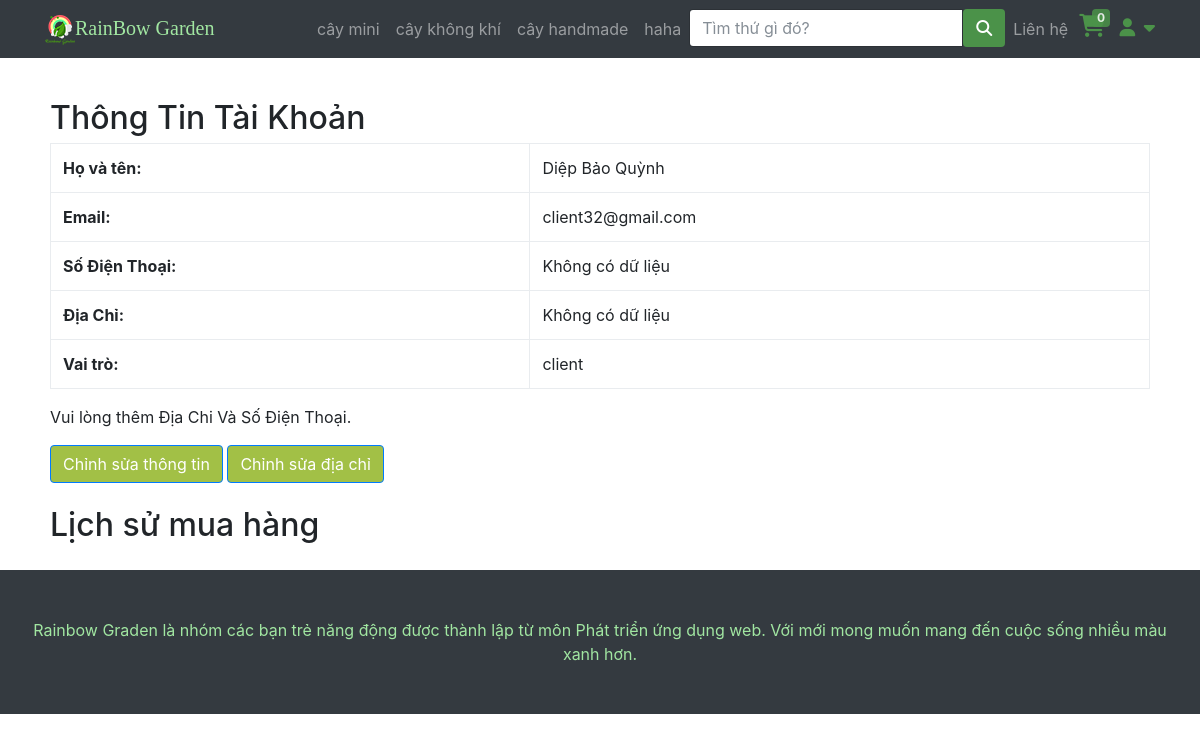
/profile.php (signed in), run on the app's committed database.
### tables this page shows
CREATE TABLE IF NOT EXISTS `category` (
  `id` int NOT NULL AUTO_INCREMENT,
  `name` varchar(200) DEFAULT NULL,
  `image` varchar(200) NOT NULL,
  PRIMARY KEY (`id`)
);

CREATE TABLE IF NOT EXISTS `account` (
  `id` int NOT NULL AUTO_INCREMENT,
  `role` varchar(20) NOT NULL DEFAULT 'client',
  `username` varchar(100) DEFAULT NULL,
  `passwords` varchar(100) DEFAULT NULL,
  `fullname` varchar(200) DEFAULT NULL,
  `createdate` datetime DEFAULT NULL,
  `lastmodified` datetime DEFAULT NULL,
  PRIMARY KEY (`id`)
);

### php/connectDB.php (called while the page is built, shortened)
<?php
class DataAccessHelper
{
	static $connection;
	public function connect()
	{
		self::$connection = new mysqli(DB_HOST, DB_USER, DB_PASSWORD, DB_NAME, DB_PORT);
		self::$connection->set_charset(DB_CHARSET);
	}
	public function executeQuery($sql)
	{
		return self::$connection->query($sql);
	}
}

### Cart.php (called while the page is built, shortened)
<?php
$count_cart = 0;

### php/model_account_info.php (called while the page is built, shortened)
<?php
class Account_info extends DataAccessHelper
{
    static function getAccountInfoActive($id)
    {
        $sql = self::$connection->prepare("SELECT * FROM account_info WHERE id_user = ? AND active = 1");
        $sql->bind_param("i", $id);
        $sql->execute();
        $result = $sql->get_result();
        $info = $result->fetch_assoc();
        return $info;
    }
}

### profile.php (the view, shortened to what this page needs)
<?php
include 'header.php';
$id = $_SESSION['account'];
$sql = "SELECT * FROM account WHERE id = '$id'";
$result = $db->executeQuery($sql);
$user = mysqli_fetch_assoc($result);
$user_info = Account_info::getAccountInfoActive($id_user);
?>
<div class="container" style="padding: 20px;">
    <h2 class="mt-4">Thông Tin Tài Khoản</h2>
    <?php if ($user && $user_info): ?>
        <table class="table table-bordered">
            <tr>
                <th>Họ và tên:</th>
                <td><?php echo htmlspecialchars($user['fullname']); ?></td>
            </tr>
            <tr>
                <th>Email:</th>
                <td><?php echo htmlspecialchars($user['username']); ?></td>
            </tr>
            <tr>
                <th>Số Điện Thoại:</th>
                <td><?php echo $user_info['phone'] ?></td>
            </tr>
            <tr>
                <th>Địa Chỉ:</th>
                <td><?php echo $user_info['address'] ?></td>
            </tr>
            <tr>
                <th>Vai trò:</th>
                <td><?php echo htmlspecialchars($user['role']); ?></td>
            </tr>
        </table>
    <?php else: ?>
        <table class="table table-bordered">
            <tr>
                <th>Họ và tên:</th>
                <td><?php echo htmlspecialchars($user['fullname']); ?></td>
            </tr>
            <tr>
                <th>Email:</th>
                <td><?php echo htmlspecialchars($user['username']); ?></td>
            </tr>
            <tr>
                <th>Số Điện Thoại:</th>
                <td><?php echo isset($user_info['phone']) ? ($user_info['phone']) : 'Không có dữ liệu'; ?></td>
            </tr>
            <tr>
                <th>Địa Chỉ:</th>
                <td><?php echo isset($user_info['address']) ? ($user_info['address']) : 'Không có dữ liệu'; ?></td>
            </tr>
            <tr>
                <th>Vai trò:</th>
                <td><?php echo htmlspecialchars($user['role']); ?></td>
            </tr>
        </table>
        <p>Vui lòng thêm Địa Chi Và Số Điện Thoại.</p>
    <?php endif; ?>
    <a href="edit_profile.php" class="btn btn-primary">Chỉnh sửa thông tin</a>
    <a href="edit_address.php" class="btn btn-primary">Chỉnh sửa địa chỉ</a>
    <h2 class="mt-4">Lịch sử mua hàng</h2>
</div>
<?php
include 'footer.php';

### header.php (shortened to what this page needs)
<?php
include "php/connectDB.php";
include 'php/model_account_info.php';
$db = new DataAccessHelper;
$db->connect();
include('Cart.php');
?>
<!DOCTYPE html>
<html lang="en">
<head>
    <link href="vendor/bootstrap/css/bootstrap.min.css" rel="stylesheet">
    <link href="css/modern-business.css" rel="stylesheet">
    <link href="css/icon-fonts.min.css" rel="stylesheet">
    <link href="css/settings.css" rel="stylesheet">
    <link href="css/grid-and-effects.css" rel="stylesheet">
    <link href="css/custom.css" rel="stylesheet">
    <link href="css/styles.css" rel="stylesheet">
    <link rel="stylesheet" href="https://cdnjs.cloudflare.com/ajax/libs/font-awesome/6.7.1/css/all.min.css">
</head>
<body>
    <nav class="navbar fixed-top navbar-expand-lg navbar-dark bg-dark fixed-top">
        <div class="container">
            <a class="navbar-brand GreenBrand" href="index.php"><img src="img/logobn.png">RainBow Garden</a>
            <div class="collapse navbar-collapse" id="navbarResponsive">
                <ul class="navbar-nav ml-auto">
                    <?php
                    $query = $db->executeQuery("SELECT * FROM category");
                    $result = mysqli_fetch_all($query, MYSQLI_ASSOC);
                    ?>
                    <?php foreach ($result as $value) : ?>
                        <li class="nav-item">
                            <a class="nav-link" href="loaicay?category=<?php echo $value['id'] ?>"><?php echo $value['name'] ?></a>
                        </li>
                    <?php endforeach; ?>
                    <li>
                        <form class="input-with-submit header-search" method="GET">
                            <div class="input-group">
                                <input type="text" class="form-control" placeholder="Tìm thứ gì đó?" name="tukhoa">
                                <span class="input-group-button">
                                    <button class="btn btn-default" style="background-color: #4b9249" type="submit">
                                        <i class="fa fa-search"></i>
                                    </button>
                                </span>
                            </div>
                        </form>
                    </li>
                    <li class="nav-item dropdown">
                        <a class="nav-link" href="lienhe.php">
                            Liên hệ
                        </a>
                    </li>
                    <li style="width: 40px !important; height: 40px; padding-left: 3px;">
                        <span class="my-cart-icon">
                            <span class=" navRbcart">
                                <a href="myCart.php">
                                </a>
                            </span>
                            <span class="badge badge-notify my-cart-badge"><?php echo $count_cart ?></span>
                        </span>
                    </li>
                    <li class="dropdown navRbaccount">
                        <a class=" fn-bran-light" data-toggle="dropdown" href="#">
                            <i class="fa fa-user fa-fw"></i> <i class="fa fa-caret-down"></i>
                        </a>
                            <?php
                            if (isset($_SESSION['account'])) {
                                $id_user = $_SESSION['account']
                            ?>
                            <?php
                            } ?>
                    </li>
                </ul>
            </div>
        </div>
    </nav>

### css/modern-business.css (style rules this page uses)
body { padding-top: 54px; }
@media (min-width: 992px) { body { padding-top: 56px; } }

### css/grid-and-effects.css (style rules this page uses)
.container { margin-right: auto; margin-left: auto; padding-left: 15px; padding-right: 15px; }
@media (min-width: 768px) { .container, .row.ig_fullwidth { width: 750px; } }
@media (min-width: 992px) { .container, .row.ig_fullwidth { width: 970px; } }
@media (min-width: 1200px) { .container, .row.ig_fullwidth { width: 1170px; } }
.collapse { display: none; }
.clearfix:after, .container:after, .container-fluid:after, .row:after { clear: both; content: " "; display: table; }

### css/custom.css (style rules this page uses)
.GreenBrand { color: #a1e6a1 !important; font-family: 'Pacifico', cursive; }
.dropdown { position: relative; display: inline-block; }
.navRbcart { font-size: 23px !important; color: white; position: relative; }
.badge-notify { background:#4b9249; opacity: 0.85; position:relative; top: -40px; left: 13px; }
.navRbaccount { padding-top: 5px; font-size: 18px; }

### css/styles.css (style rules this page uses)
.btn-primary, .btn-primary:active, .btn-primary:focus, .btn-primary:active:focus, .btn-primary:hover, .wpcf7-submit, span.wpcf7-list-item, button, .navbar-toggle, input[type='button'], input[type='reset'], input[type='submit'], .jumbotron .carousel-indicators li.active, .post-item .vertical-center span, .post-item .label-wrap .label, .testimonials .testimonial-control, .testimonials .testimonial-control:first-of-type::before, .testimonials .testimonial-control:last-of-type::before, .cta-button, .brochure-box, .project-navigation a, .pagination a.current, .pagination span.current, .sidebar .widget.widget_nav_menu .menu li:hover, .sidebar .widget.widget_nav_menu .menu li.current-menu-item a, .sidebar .widget.widget_nav_menu .menu li a:hover, .panel-group .panel .panel-heading .accordion-toggle[aria-expanded="true"] { background-color: #a2c046; color: #ffffff; }
.fa { display: inline-block; font: normal normal normal 14px/1 FontAwesome; font-size: inherit; text-rendering: auto; -webkit-font-smoothing: antialiased; -moz-osx-font-smoothing: grayscale; }

### header.php (style rules this page uses)
a { color: #4b9249; }

### data on the page
category: name "cây mini"
category: name "cây không khí"
category: name "cây handmade"
category: name "haha"
account: fullname "Diệp Bảo Quỳnh", username "client32@gmail.com", role "client"

### other printed values
$count_cart "0"
